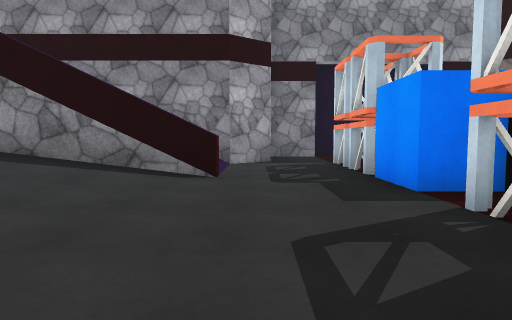
[1] (above)

19 first-person views from a walk through a Unity game level. The camera is 1.2 m above the floor, tilts 4° down and sees 75° across. The floor is counted in squares, 2 m on a side. Each view is taken from the middle of a square. On the plan, view 1 faces up. The plan holds only what a view shows up to about 10 squares ahead; the rest is blank. The place goes on beyond the plan. The player character is not drawn. Some surface patterns are stand-ins.

[2]
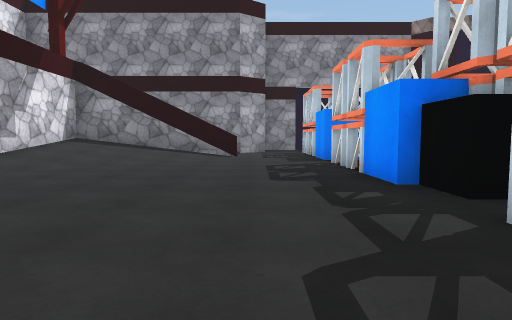

[3]
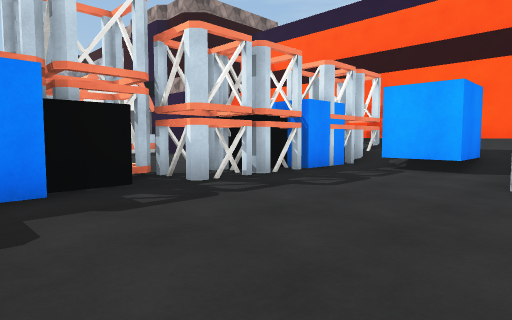

[4]
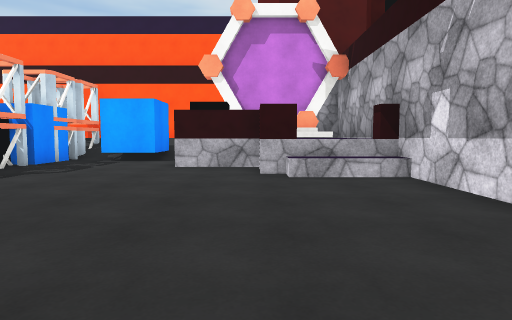

[5]
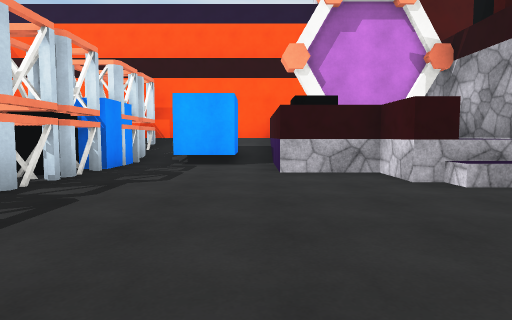

[6]
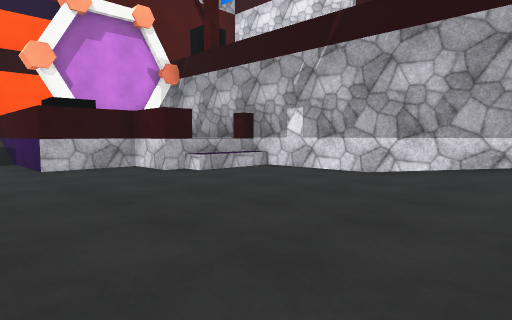

[7]
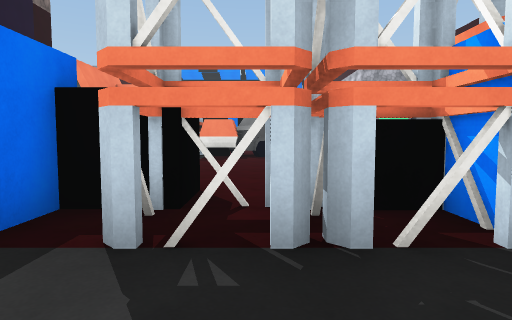

[8]
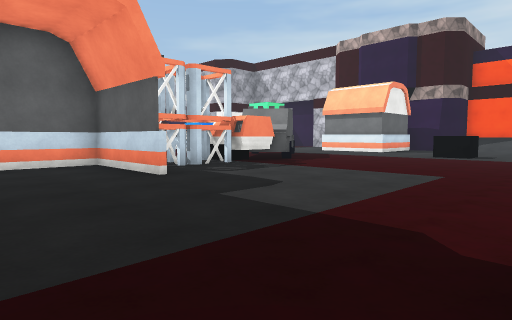

[9]
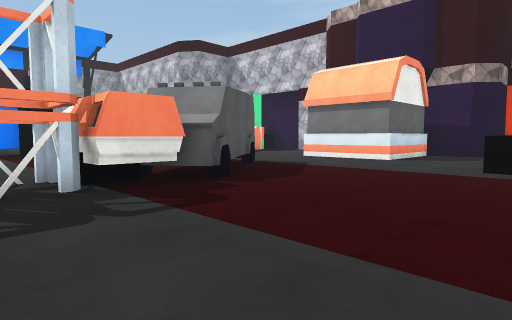

[10]
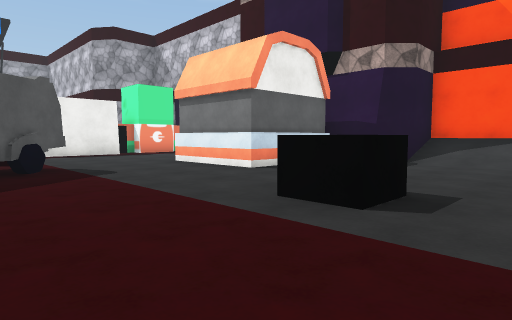

[11]
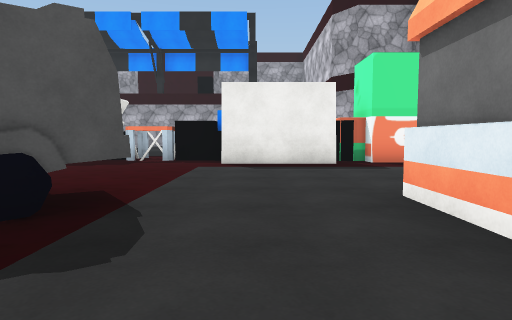

[12]
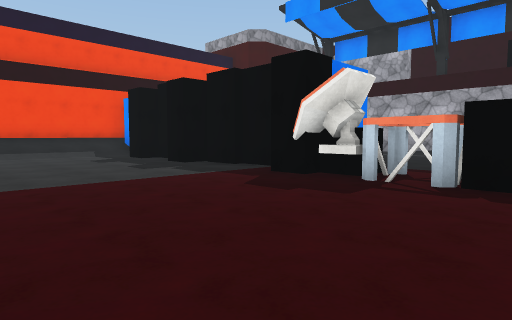

[13]
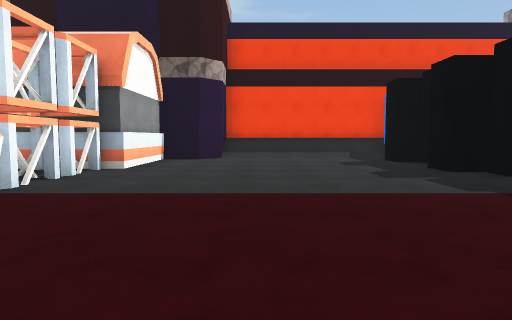

[14]
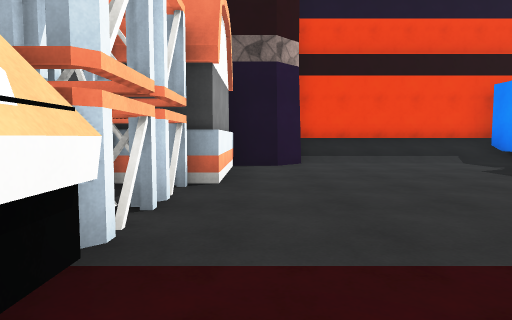

[15]
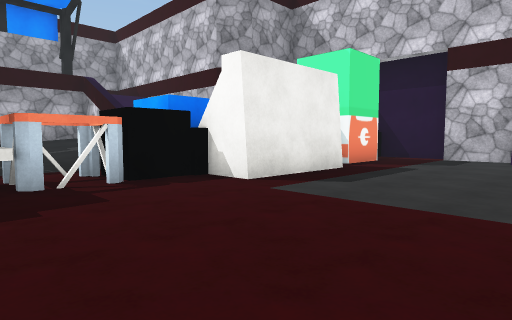

[16]
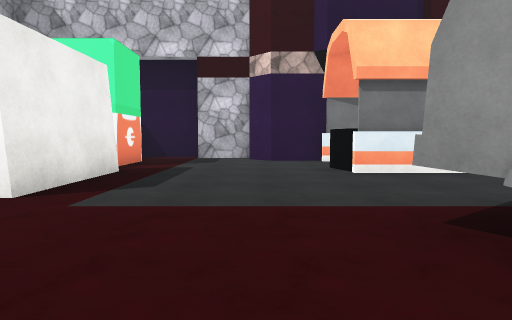

[17]
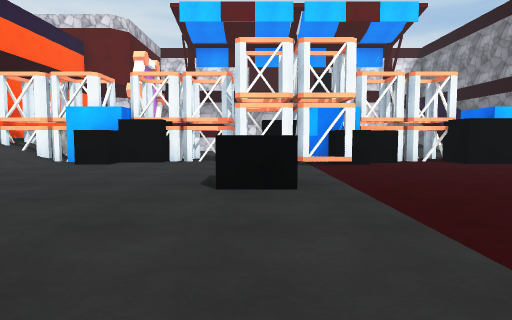

[18]
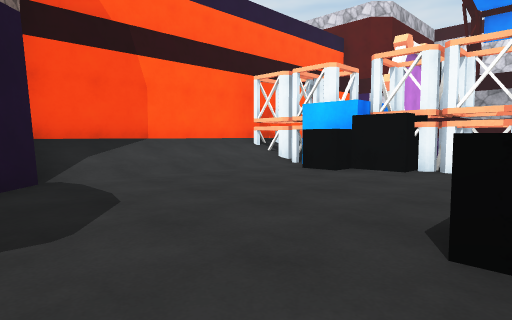

[19]
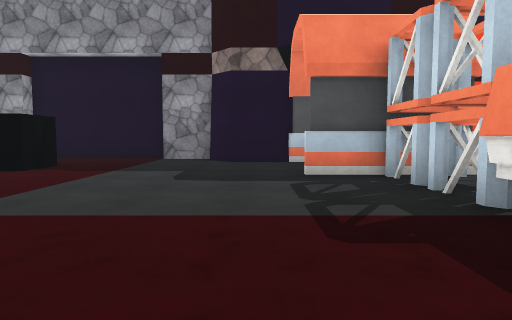

### Floor plan
Key: @ floor where view 1 was taken; # wall or solid block; . floor; / step, stairs or slope; = window, fence, low wall or low ledge; ≈ water the walk keeps out of; ^ raised ledge; v drop or lower ground; O other object.
Columns run from 6 left of view 1 to 19 right of it. Each row starts with its distance up from view 1.
 11         ####       ######
 10       ≈≈....≈#     #////#
  9        .......#####/....#
  8 #######..........#......#
  7  /////..O#.......#......#
  6      /..OO.....##O......#
  5 ####^^..# ......OO......#
  4 =////...##^.....OO......#
  3 =///....O#......O#......##
  2 ^//.....OO......##.....OO#
  1 #//.....O#.......# .....O#
  0 #/....@.#OO......###....##
 -1 =.......##O.............#
 -2 =.......#OO..^.........##
 -3  ^^.....OO.............OO
 -4  ^^#....O#......##^....#
 -5  # ^#...##......   ....OO
 -6 #OOOO...O#/.....###....O
 -7  OvOO/#/OO////#######...
 -8     ^///OO////#      ###
 -9     ###########

Where each view was taken, in squares from view 1:
view 1: 0 up, 0 right, facing up
view 2: 5 down, 0 right, facing up
view 3: 0 up, 2 left, facing down-right
view 4: 2 up, 3 left, facing down
view 5: 1 up, 1 left, facing down
view 6: 2 up, 0 right, facing down-left
view 7: 2 up, 0 right, facing right
view 8: 9 up, 4 right, facing down-right
view 9: 5 up, 6 right, facing down-right
view 10: 1 up, 5 right, facing down-right
view 11: 2 down, 9 right, facing right
view 12: 1 down, 13 right, facing up-right
view 13: 0 up, 14 right, facing up
view 14: 2 up, 12 right, facing up
view 15: 2 up, 13 right, facing down-right
view 16: 2 up, 14 right, facing down
view 17: 2 down, 11 right, facing left
view 18: 2 down, 9 right, facing down-left
view 19: 1 up, 8 right, facing up
